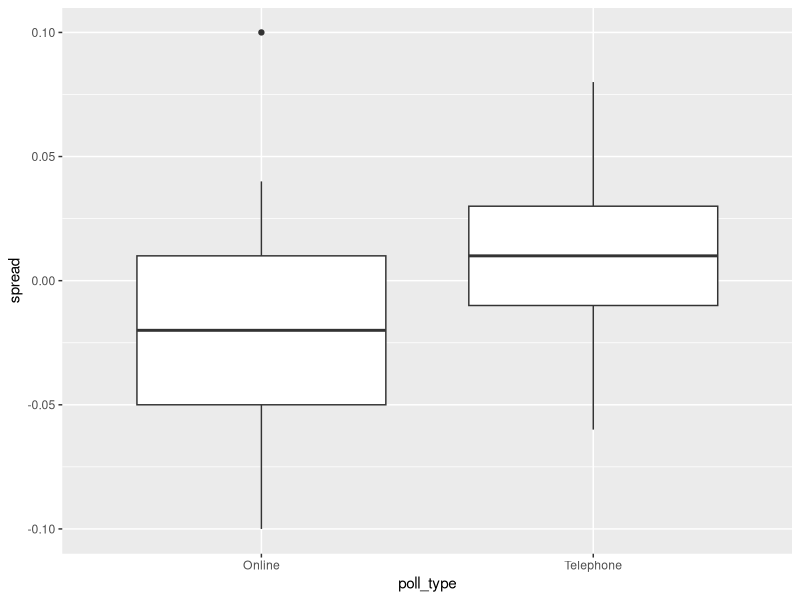

This chart was generated by the following R code:
### Course Wrap-up and COmprehensive Assessment: Brexit ###

##PART 1:

#Import the brexit_polls polling data from the dslabs package and set options for the analysis:
library(tidyverse)
options(digits = 3)
library(dslabs)
data(brexit_polls)

#Define p = .481 as the actual percent voting "Remain" and d = 2p-1 = -.038 as the actual spread, with Remain defined
#as the positive outcome
p <- .481
d <- 2*p-1

  #Q1: The final proportion of voters choosing to Remain was p = 0.481. Consider a poll with sample size 1500 voters...

    #What is the expected total number of voters in the sample choosing Remain?
      N <-1500
      NX_hat <- N*p
    #What is the standard error of the total number of voters in the sample choosing Remain
      Nse_hat <- sqrt(N*p * (1-p))
    #What is the expected value of X, the proportion of Remain voters?
      X_hat <- p
    #What is the standard error of X, the proportion of Remain voters?
      se_hat <- sqrt(p*(1-p)/N)
    #What is the expected value of d, the spread between the proportion of Remain voters and Leave voters?
      d_hat <- 2*p -1
    #What is the standard error of d, the spread between the proportion of Remain voters and Leave voters?
      se_hatd <- 2*sqrt(p*(1-p)/N)
      
  #Q2:Calculate X_hat for each poll in the brexit_polls dataset, the estimate of the proportion of voters choosing
    #Remain (p = 0.481), given the observed spread. Use mutate to add a variable X_hat to the data  
      brexit_polls <- brexit_polls %>%
        mutate(X_hat = (spread + 1)/2)
    #What is the average of the observed spread?
      mean(brexit_polls$spread)
    #What is the standard deviation of the observed spreads?
      sd(brexit_polls$spread)
    #What is the average of X_hat, the estimates of the parameter p ?
      mean(brexit_polls$X_hat)
    #What is the standard deviation of X_hat?
      sd(brexit_polls$X_hat)
  
  #Q3: Confidence interval of a Brexit poll. Consider the first poll in brexit_polls, a YouGov pull run on the same
      #day as the referendum
      brexit_polls[1,]
    #Use qnorm() to compute the 95%CI for X_hat
      CI <- brexit_polls[1,] %>%
        mutate(lower = X_hat - qnorm(.975)*sqrt(X_hat * (1-X_hat)/samplesize),
               upper = X_hat + qnorm(.975)*sqrt(X_hat * (1-X_hat)/samplesize))
    #Does the 95%CI predict a winner? Does it cover the true value of p observed during the referendum?
      #Answer:The interval predicts a winner but does not cover the true value of p
      
##PART 2:
      
  #Q4: Confidence intervals for polls in June: Create the data frame june_polls containing only Brexit polls ending
      #June 2016, aka (enddate of "2016-06-01" and later). Calculate the CIs for all polls and determine how many
      #cover the true value of d
      
      june_polls <- brexit_polls %>%
        filter(enddate >= "2016-06-01") %>%
        mutate(se_x_hat = sqrt(X_hat * (1-X_hat)/samplesize),
               se_spread = 2*se_x_hat,
               lower = spread - qnorm(.975)*se_spread,
               upper = spread + qnorm(.975)*se_spread,
               hit = lower <= d & upper >= d)
    #How many polls are in june_polls?
      nrow(june_polls)
    #What proportion of polls have a CI that covers the value of 0?
      june_polls %>%
        summarise(cover_zero = mean(lower <= 0 & upper >= 0))
    #What porpotion of polls predict Remain (CI above 0)?
      june_polls %>%
        summarise(remain = mean(lower >= 0 & upper >= 0))
    #What poprotion of polls have a CI covering the true value of d?
      mean(june_polls$hit)
  
  #Q5: Hit rate by pollster. Group and sumarise the june_polls object by pollster to find the proporiton of hits 
      #for each pollster and the number of polls per pollster. Use arrange() to sort by hit rate
      june_polls %>%
        group_by(pollster) %>%
        summarise(proportion_hits = mean(hit), n = n()) %>%
        arrange(proportion_hits)
    #Which of the following are TRUE?
      #Unbiased polls and pollsters will theoretically cover the correct value of the spread 50% of the time. (FALSE)
      #Only 1 pollster had a 100% success rate in generating CIs that covered the correct value of the spread. (FALSE)
      #The pollster w/the highest number of polls covered the correct value of the spread in their CI over 
        #60% of the time. (FALSE)
      #All pollsters produced CIs covering the correct spread in at least 1 of their polls. (FALSE)
      #The results are consistent with a large general bias that affects all pollsters. (TRUE)
      
  #Q6:Boxplot of Brexit polls by poll type. Make a boxplot of the spread in june_polls by poll type.      
       june_polls %>%
         ggplot(aes(poll_type, spread)) +
         geom_boxplot()
    #Which of the following are TRUE?
       #Online polls tend to show support for Remain (spread > 0). (FALSE)
       #Telephone polls tend to show support Remain (spread > 0). (TRUE)
       #Telephone polls tend to show higher support for Remain than online polls (higher spread). (TRUE)
       #Online polls have a larger interquartile range for the spread than telephone polls, indicating 
        #that they are more variable. (TRUE)
       #Poll type introduces a bias that affects poll results. (TRUE)
        
  #Q7: Combined spread across poll type. Calculate the confidence intervals of the spread combined across
       #all polls in june_polls, grouping by poll type.Use the code below, which determines the total sample
       #size per poll type; gives each spread estimate a weight based on the poll's sample size; and adds an
       #estimate of p from the combined spread, to begin your analysis
       combined_by_type <- june_polls %>%
         group_by(poll_type) %>%
         summarize(N = sum(samplesize),
                   spread = sum(spread*samplesize)/N,
                   p_hat = (spread + 1)/2)
       
       combined_by_type <- combined_by_type %>%
         mutate (se_spread = 2 * sqrt(p_hat * (1-p_hat)/N),
                 lower = spread - qnorm(.975)*se_spread,
                 upper = spread + qnorm(.975)*se_spread)
       #What is the lower bound of the 95% confidence interval for online voters?
       combined_by_type[1,6]
       #What is the upper bound of the 95% confidence interval for online voters?
       combined_by_type[1,7]
    
  #Q8: Interpreting combined spread estimates across poll type. Interpret the CIs for the combined spreads for each
       #poll type calculated in the previous problem. Which of the following are TRUE about the CIs of the combined
       #spreads for different poll types?
        
       #Neither set of combined polls makes a prediction about the outcome of the Brexit referendum (a prediction is 
        #possible if a confidence interval does not cover 0). (TRUE)
       #The CI for online polls is larger than the confidence interval for telephone polls. (FALSE)
       #The CI for telephone polls covers more positive values than the confidence interval for online polls. (TRUE)
       #The CIs for different poll types do not overlap. (FALSE)
       #Neither CI covers the true value d = -.038. (TRUE)
       
## PART 3:
       
  #Q9: Chi-squared p-value. Define brexit_hit, with the code below, which computes the CI for all Brexit polls in 2016
        #and then calculates whether the CI covers the actual value of the spread d = -.038
       brexit_hit <- brexit_polls %>%
         mutate(p_hat = (spread + 1)/2,
                se_spread = 2*sqrt(p_hat*(1-p_hat)/samplesize),
                spread_lower = spread - qnorm(.975)*se_spread,
                spread_upper = spread + qnorm(.975)*se_spread,
                hit = spread_lower < -0.038 & spread_upper > -0.038) %>%
         select(poll_type, hit)
       #Use brexit_hit to make a 2x2 table of poll type and hit status. Then use the chisq.test() function to perform a 
       #chi-squared test to determine whether the difference in hit rate is significant.
       table <- brexit_hit %>%
         group_by(poll_type, hit) %>%
         summarise(n = n()) %>%
         spread(poll_type, n)
       chi_test <- table %>%
         select(-hit) %>%
         chisq.test()
       #What is the p-value of the chi-squared test comparing the hit rate of online and telephone polls?
        chi_test %>% .$p.value  
      #Determine which poll type has a higher probability of producing a confidence interval that covers the correct
        #value of the spread. Also determine whether this difference is statistically significant at a p-value cutoff
        #of 0.05. Which of the following is true?  
        Hit_online <- (table[2,2]/sum(table[,2]))/(table[1,2]/sum(table[,2]))
        Hit_telephone <- (table[2,3]/sum(table[,3]))/(table[1,3]/sum(table[,3]))
        Hit_online > Hit_telephone
        
        #Answer:Online polls are more likely to cover the correct value of the spread and this difference is 
          #statistically significant.
  
  #Q10: Odds ratio of online and telephone poll hit rate. Use the table from Q9 to calculate the odds ratio
       #between the hit rate of online and telephone polls to determine the magnitude of the difference in 
       #the performance between poll types.
        
        #Calculate the odds that an online poll generates a CI that covers the actual value of the spread
        Hit_online[1,1]
        #Calculate the odds that a telephone poll generates a CI that covers the actual value of the spread
        Hit_telephone[1,1]
        #Determine how many times larger odds are for online polls to hit vs telephone polls
        Hit_online[1,1]/Hit_telephone[1,1]
        
  #Q11:Plotting spread over time. Use brexit_polls to make a plot of the spread over time colored by poll type
        #Use geom_smooth with method = "less" to plot smoot curves with a span of 0.4. Include the individual
        #data points colored by poll type. Add a horizontal line indicating the final value of d = -.038
        spread_time <- brexit_polls %>%
          ggplot(aes(x = enddate, y = spread, col = poll_type)) +
          geom_point() +
          geom_smooth(method = "loess", span = 0.4) +
          geom_hline(yintercept = d)
        
  #Q12: Plotting raw percentages over time. Use the following code to create the object brexit_long, which has a 
        #column vote containing the 3 possible votes on a Brexit poll and a column proportion containing the raw 
        #proportion choosing that vote option on the given poll
        brexit_long <- brexit_polls %>%
          gather(vote, proportion, "remain":"undecided") %>%
          mutate(vote = factor(vote))
        #Make a grap of proportion over time colored by vote. Add a smooth trendline with geom_smooth and
        #method = "loess" with a span of 0.3
        proportion_time <- brexit_long %>%
          ggplot(aes(x = enddate, y = proportion, col = vote)) +
          geom_point() +
          geom_smooth(method = "loess", span = 0.3) +
          geom_hline(yintercept = d)
        #Which of the following are TRUE?
        #The percentage of undecided voters declines over time but is still around 10% throughout June. (TRUE)
        #Over most of the date range, the confidence bands for Leave and Remain overlap. (TRUE)
        #Over most of the date range, the confidence bands for Leave and Remain are below 50%. (TRUE)
        #In the first half of June, Leave was polling higher than Remain, although this difference 
         #was within the CIs. (TRUE)
        #At the time of the election in late June, the percentage voting Leave is trending upwards. (FALSE)
